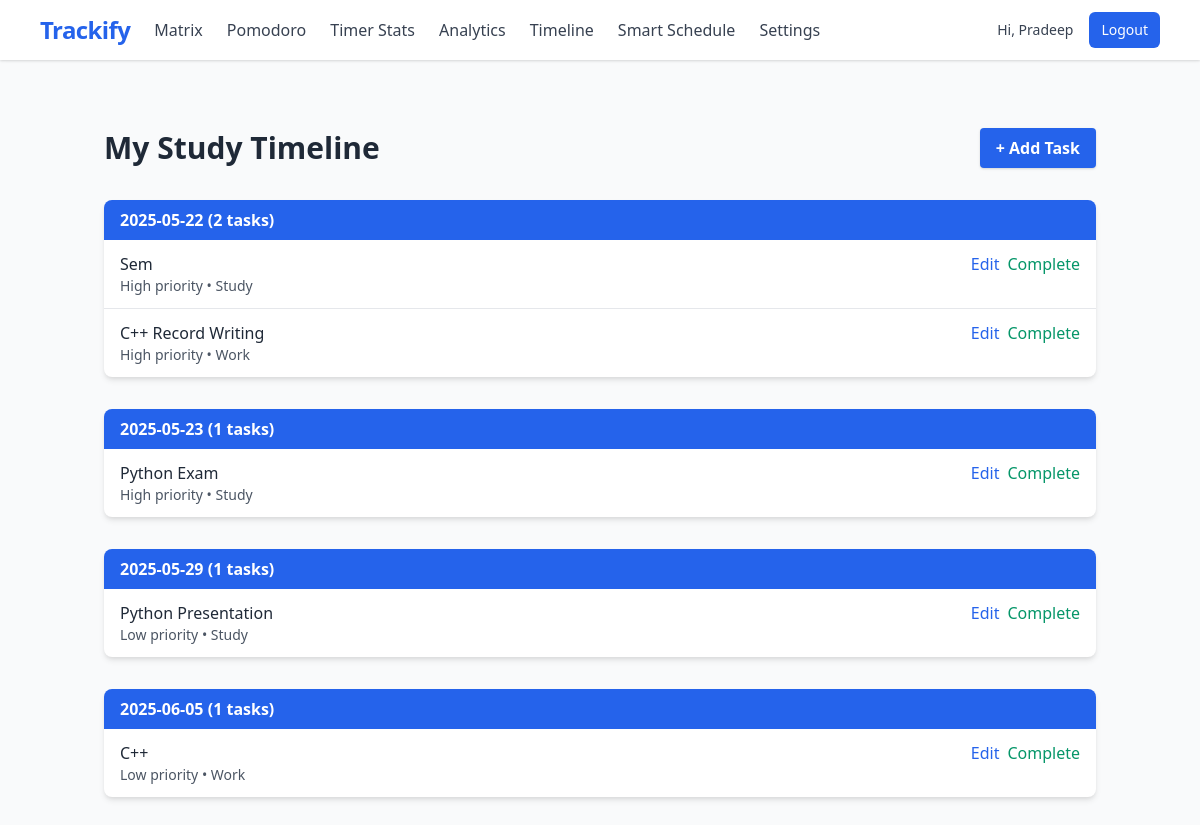
Screenshot of /planner/timeline/ (signed in) with the database file from the repository.
### planner/models.py (models this page shows, shortened)
class Task(models.Model):
    PRIORITY_CHOICES = [
        ('H', 'High'),
        ('M', 'Medium'),
        ('L', 'Low'),
    ]
    CATEGORY_CHOICES = [
        ('STUDY', 'Study'),
        ('WORK', 'Work'),
        ('PERSONAL', 'Personal'),
        ('HEALTH', 'Health'),
        ('OTHER', 'Other'),
    ]
    user = models.ForeignKey(User, on_delete=models.CASCADE, related_name='tasks')
    title = models.CharField(max_length=200)
    description = models.TextField(blank=True)
    category = models.CharField(max_length=10, choices=CATEGORY_CHOICES, default='STUDY')
    priority = models.CharField(max_length=1, choices=PRIORITY_CHOICES, default='M')
    due_date = models.DateTimeField(null=True, blank=True)
    estimated_duration = models.PositiveIntegerField(
        help_text="Estimated duration in minutes",
        default=60,
        validators=[MinValueValidator(1)]
    )
    completed = models.BooleanField(default=False)
    created_at = models.DateTimeField(auto_now_add=True)
    updated_at = models.DateTimeField(auto_now=True)
    class Meta:
        ordering = ['completed', '-priority', 'due_date']
        indexes = [
            models.Index(fields=['user', 'completed']),
            models.Index(fields=['priority']),
            models.Index(fields=['due_date']),
        ]

### planner/views.py (the view)
# urls.py: path('timeline/', views.task_timeline, name='task-timeline'),
@login_required
def task_timeline(request):
    tasks = Task.objects.filter(
        user=request.user,
        due_date__isnull=False
    ).order_by('due_date')
    tasks_by_date = {}
    for task in tasks:
        date_str = task.due_date.strftime('%Y-%m-%d')
        if date_str not in tasks_by_date:
            tasks_by_date[date_str] = []
        tasks_by_date[date_str].append(task)
    return render(request, 'planner/timeline.html', {
        'tasks_by_date': tasks_by_date
    })

### planner/context_processors.py (called while the page is built)
def settings_context(request):
    if request.user.is_authenticated:
        settings = UserSettings.objects.get_or_create(user=request.user)[0]
        return {
            'user_settings': settings,
        }
    return {}

### planner/templates/planner/timeline.html (shortened to what this page needs)
{% extends "planner/base.html" %}
{% block content %}
<div class="container mx-auto px-4 py-8">
    <div class="flex justify-between items-center mb-8">
        <h1 class="text-3xl font-bold">My Study Timeline</h1>
        <a href="{% url 'task-create' %}" class="bg-blue-600 hover:bg-blue-700 text-white font-semibold py-2 px-4 rounded shadow">
            + Add Task
        </a>
    </div>
    <div class="space-y-8">
        {% for date, tasks in tasks_by_date.items %}
        <div class="bg-white rounded-lg shadow-md overflow-hidden">
            <div class="bg-blue-600 px-4 py-2">
                <h2 class="text-white font-semibold">
                    {{ date }} ({{ tasks|length }} tasks)
                </h2>
            </div>
            <div class="divide-y divide-gray-200">
                {% for task in tasks %}
                <div class="px-4 py-3 hover:bg-gray-50">
                    <div class="flex justify-between items-start">
                        <div>
                            <h3 class="font-medium">{{ task.title }}</h3>
                            <p class="text-sm text-gray-600">
                                {{ task.get_priority_display }} priority
                                {% if task.category %}• {{ task.get_category_display }}{% endif %}
                            </p>
                        </div>
                        <div class="flex space-x-2">
                            <a href="{% url 'task-update' task.id %}" class="text-blue-600 hover:text-blue-800">
                                Edit
                            </a>
                            <form method="post" action="{% url 'task-toggle' task.id %}">
                                <button type="submit" class="text-green-600 hover:text-green-800">
                                    {{ task.completed|yesno:"Uncomplete,Complete" }}
                                </button>
                            </form>
                        </div>
                    </div>
                </div>
                {% endfor %}
            </div>
        </div>
        {% endfor %}
    </div>
</div>
{% endblock %}

### planner/templates/planner/base.html (shortened to what this page needs)
{% load static %}
<!DOCTYPE html>
<html lang="en">
<head>
    <link href="https://cdn.jsdelivr.net/npm/tailwindcss@2.2.19/dist/tailwind.min.css" rel="stylesheet">
    <link href="{% static 'planner/css/styles.css' %}" rel="stylesheet">
    <link href="https://cdn.jsdelivr.net/npm/fullcalendar@5.10.1/main.min.css" rel="stylesheet">
</head>
<body class="bg-gray-50 font-sans text-gray-800">
    <nav class="bg-white shadow fixed top-0 left-0 right-0 z-50">
        <div class="max-w-6xl mx-auto px-4 py-3 flex justify-between items-center">
            <div class="flex space-x-6 items-center">
                <a href="{% url 'dashboard' %}" class="text-2xl font-extrabold text-blue-600 hover:text-blue-800 tracking-tight">Trackify</a>
                <a href="{% url 'eisenhower-matrix' %}" class="text-gray-700 hover:text-blue-600">Matrix</a>
                <a href="{% url 'pomodoro' %}" class="text-gray-700 hover:text-blue-600">Pomodoro</a>
                <a href="{% url 'timer-stats' %}" class="text-gray-700 hover:text-blue-600">Timer Stats</a>
                <a href="{% url 'analytics' %}" class="text-gray-700 hover:text-blue-600">Analytics</a>
                <a href="{% url 'task-timeline' %}" class="text-gray-700 hover:text-blue-600">Timeline</a>
                <a href="{% url 'smart-schedule' %}" class="text-gray-700 hover:text-blue-600">Smart Schedule</a>
                <a href="{% url 'user-settings' %}" class="text-gray-700 hover:text-blue-600">Settings</a>
            </div>
            <div class="flex items-center space-x-4">
                {% if user.is_authenticated %}
                    <span class="text-sm font-medium text-gray-700">Hi, {{ user.username }}</span>
                    <form action="{% url 'logout' %}" method="post" class="inline">
                        <button type="submit" class="px-3 py-2 text-sm font-medium text-white bg-blue-600 hover:bg-blue-700 rounded-md">Logout</button>
                    </form>
                {% else %}
                    <a href="{% url 'login' %}" class="px-3 py-2 text-sm font-medium text-gray-700 hover:bg-gray-100 rounded-md">Login</a>
                    <a href="{% url 'register' %}" class="px-3 py-2 text-sm font-medium text-white bg-blue-600 hover:bg-blue-700 rounded-md">Register</a>
                {% endif %}
            </div>
        </div>
    </nav>
    <main class="max-w-6xl mx-auto px-4 py-24">
        {% block content %}{% endblock %}
    </main>
</body>
</html>

### planner/static/planner/css/styles.css (style rules this page uses)
* { box-sizing: border-box; margin: 0; padding: 0; }
body { font-family: -apple-system, BlinkMacSystemFont, 'Segoe UI', Roboto, Oxygen, Ubuntu, Cantarell, sans-serif; line-height: 1.5; color: #333; background-color: #f9fafb; }
html, body, #calendar { height: 100% !important; width: 100% !important; overflow: visible !important; position: relative !important; }

### rows the page displays
Task: due_date "2025-05-22", tasks "2", title "Sem", priority "High", category "Study", completed "Complete"
Task: title "C++ Record Writing", priority "High", category "Work", completed "Complete"
Task: due_date "2025-05-23", tasks "1", title "Python Exam", priority "High", category "Study", completed "Complete"
Task: due_date "2025-05-29", tasks "1", title "Python Presentation", priority "Low", category "Study", completed "Complete"
Task: due_date "2025-06-05", tasks "1", title "C++", priority "Low", category "Work", completed "Complete"

### other values shown
{{ user.username }} "Pradeep"
